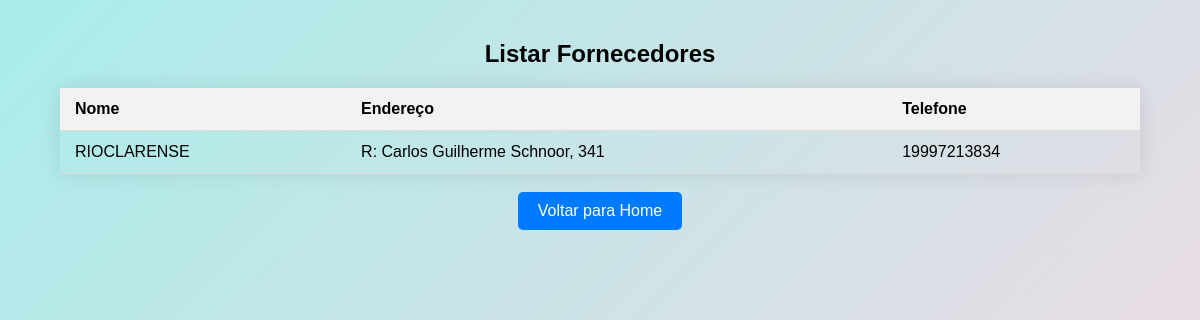
Screenshot of /listar_fornecedores/ with the database file from the repository.
### sgis/models.py (models this page shows, shortened)
class Fornecedor(models.Model):
    nome = models.CharField(max_length=250)
    cnpj = models.CharField(max_length=14)
    endereco = models.CharField(max_length=250, verbose_name="Endereço")
    telefone = models.CharField(max_length=20)

### sgis/views.py (the view)
# urls.py: path('listar_fornecedores/', views.listar_fornecedores, name='listar_fornecedores'),
def listar_fornecedores(request):
    fornecedores = Fornecedor.objects.all()
    return render(request, 'sgis/listar_fornecedores.html', {'fornecedores': fornecedores})

### sgis/templates/sgis/listar_fornecedores.html (shortened to what this page needs)
{% load static %}
<!DOCTYPE html>
<html>
<head>
    <link rel="stylesheet" href="{% static 'css/style.css' %}">
</head>
<body>
    <div class="content">
        <h2>Listar Fornecedores</h2>
        <table>
            <thead>
                <tr>
                    <th>Nome</th>
                    <th>Endereço</th>
                    <th>Telefone</th>
                </tr>
            </thead>
            <tbody>
                {% for fornecedor in fornecedores %}
                    <tr>
                        <td>{{ fornecedor.nome }}</td>
                        <td>{{ fornecedor.endereco }}</td>
                        <td>{{ fornecedor.telefone }}</td>
                    </tr>
                {% endfor %}
            </tbody>
        </table>
        <br>
        <a href="{% url 'home' %}" class="home-button">Voltar para Home</a>
    </div>
</body>
</html>

### sgis/static/css/style.css (style rules this page uses)
* { padding: 0; margin: 0; }
body { height: 100vh; box-sizing: border-box; font-family: Arial, sans-serif; background: linear-gradient(135deg, #a8edea, #fed6e3); color: black; margin: 0; padding: 0; }
.content { padding: 20px; text-align: center; }
.content { width: 90%; margin: 20px auto; font-family: sans-serif; }
table { width: 100%; border-collapse: collapse; margin-top: 20px; box-shadow: 0 0 20px rgba(0, 0, 0, 0.1); }
th, td { padding: 12px 15px; text-align: left; border-bottom: 1px solid #ddd; }
th { background-color: #f2f2f2; font-weight: bold; }
.home-button { display: inline-block; padding: 10px 20px; background-color: #007bff; color: white; text-decoration: none; border-radius: 5px; margin-bottom: 20px; }

### rows the page displays
Fornecedor: nome "RIOCLARENSE", endereco "R: Carlos Guilherme Schnoor, 341", telefone "19997213834"
